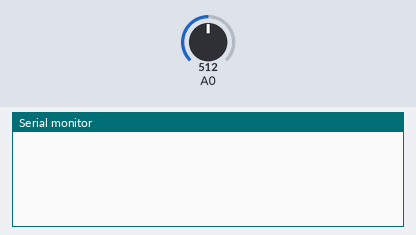
Recording of a sketch running on a simulated Arduino Uno, built with avr-gcc and run on an emulated ATmega328P. Shown: the last lines printed to the serial monitor. Inputs (shaded band) come from the test bench; at power-on: A0 = 512.

Above: at 1.2 s.
1.3 s: A0 set to 716
At 2.5 s:
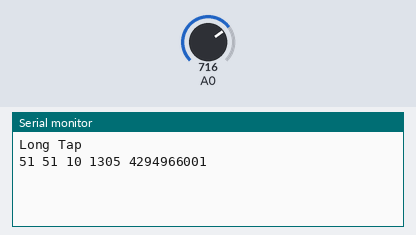
2.8 s: A0 set to 900
At 3.8 s:
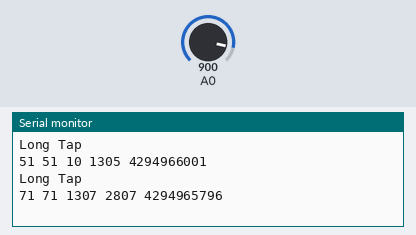

The sketch:

gestureDetect_3.0.ino
```cpp
#include <Arduino.h>
#include "GestureSensor.h"

unsigned long startMillis;
unsigned long currentMillis;
unsigned long diff;
enum States {getInput, checkInput};
States state;
GestureSensor sensor(A0);

void setup()
{
  Serial.begin(115200);
  pinMode(0, OUTPUT);
  States state = getInput;
}

void loop()
{
  currentMillis = millis();
  diff = currentMillis - startMillis;

  if (diff >= 10) {
    switch(state){
      case(getInput):
        sensor.detectGesture();
        break;
    }
    startMillis = currentMillis;
  }
}


// Points - Lowered delay to ensure quick recognition
// Tried avaeraging but slowed down - not the problem
// Flow chart diagram
// 2-3 dyas
// changed to use millis() instead of delay - https://learn.adafruit.com/multi-tasking-the-arduino-part-1/using-millis-for-timing
// reduce accidental changes
// state machine !!!!!!!!!!
// testing using different length of pressures
// changed thinking from tap being small time delay to low variation in voltage
// soft wd reset - low delay - wifi stack - timing constraints - delay in wrong place


//enum class vs enum
//changed logic
//created new class - efficient, memory
//guides need to be referenced
```

Measured:
- after the input at 1.3 s, the serial monitor: prints a new line at once (image 1)
- after the input at 2.8 s, the serial monitor: prints a new line at once (image 2)
